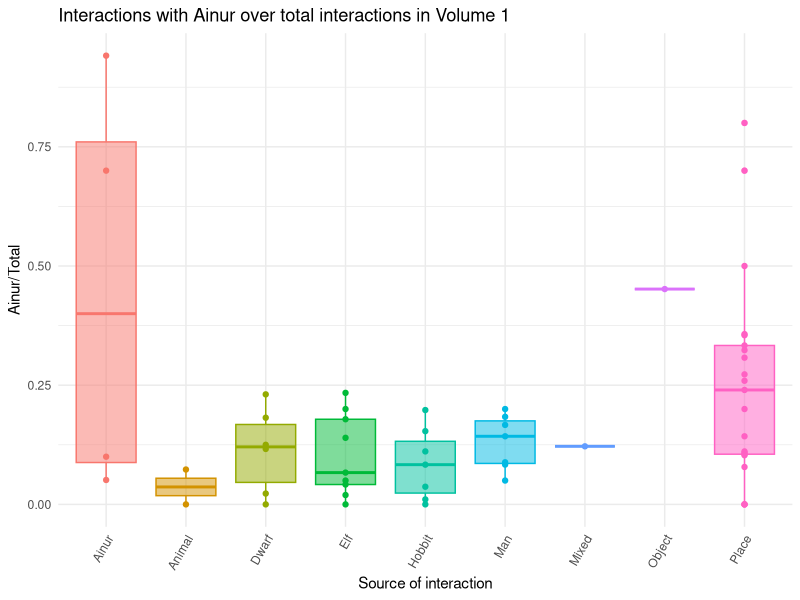

Reproduce this figure in R. (Note: this script raises an error after producing the figure.)
# This script is to plot the interactions by type of character

library(ggplot2)

setwd("/home/masha/Desktop/M2/Complex_networks/Project/Downloaded_LOTR_csv")

lotr = read.csv("networks-id-volume1.csv")
#lotr = read.csv("networks-id-volume2.csv")
#lotr = read.csv("networks-id-volume3.csv")


lotrratio = as.data.frame(unique(lotr$IdSource))
colnames(lotrratio) = "IdSource"
rownames(lotrratio) = lotrratio$IdSource

onto = read.csv("ontology.csv", sep = ",")

lotrratio$Total_interactions = NA # I will be plotting the ratios between total interactions and type-specific interactions
types = unique(onto$subtype)
# Creating empty columns which will hold the total interactions with each type:
for (i in types)
{
  lotrratio[,i] = NA
}

# Next I will sum the total interactions for each character/ object:
for (object in lotrratio$IdSource)
{
  S = sum(lotr$Weight[lotr$IdSource == object])
  lotrratio$Total_interactions[lotrratio$IdSource == object] = S
}

# Now, I will study the interactions with each type:
for (object in lotrratio$IdSource) # For every object or character
{
  for (type in types) # Looking at their interactions with every type of object or character
  {
    targets = onto$id[onto$subtype == type] # Remembering the names of the objects of this type
    S = sum(lotr$Weight[lotr$IdSource == object & lotr$IdTarget %in% targets]) # Summing obect's interactions with them
    lotrratio[object,type] = S # And putting that in the corresponding cell
  }
}

# Now I will define the types:
lotrratio$Type = NA
for (object in lotrratio$IdSource)
{
  lotrratio$Type[lotrratio$IdSource == object] = as.character(onto$subtype[onto$id == object])
}

# And plot the result using my favourite package, ggplot2:
ggplot(lotrratio, aes(x = Type, y = Ainur/Total_interactions, col = Type)) +
  theme_minimal() +
  theme(axis.text.x = element_text(angle = 60, hjust = 1)) +
  geom_point(show.legend = FALSE) +
  labs(title = 'Interactions with Ainur over total interactions in Volume 1', x = 'Source of interaction', y = 'Ainur/Total') +
  geom_boxplot(aes(fill = Type), alpha = 0.5, show.legend = FALSE)


# I performed statistical tests on the results. The quantitative statistical analysis did not yield very intersting results and I summarised the main findings in the main body        
kruskal.test(lotrratio$ainur/lotrratio$Total_interactions, as.factor(lotrratio$Type)) # The parameters of the function have to be changed depending on the desired analysis

wilcox.test(lotrratio$elves[lotrratio$Type == 'elves']/lotrratio$Total_interactions[lotrratio$Type == 'elves'], lotrratio$elves[lotrratio$Type == 'hobbit']/lotrratio$Total_interactions[lotrratio$Type == 'hobbit'])
#elves over men: elves comp with hobbit p = 0.05043
wilcox.test(lotrratio$dwarf[lotrratio$Type == 'dwarf']/lotrratio$Total_interactions[lotrratio$Type == 'dwarf'], lotrratio$dwarf[lotrratio$Type == 'hobbit']/lotrratio$Total_interactions[lotrratio$Type == 'hobbit'])
#dwarves over tot, dwarves comp with hobbit p = 0.004731
wilcox.test(lotrratio$elves[lotrratio$Type == 'elves']/lotrratio$Total_interactions[lotrratio$Type == 'elves'], lotrratio$elves[lotrratio$Type == 'dwarf']/lotrratio$Total_interactions[lotrratio$Type == 'dwarf'])
# Elves with dwarves, vol2: p = 0.00902